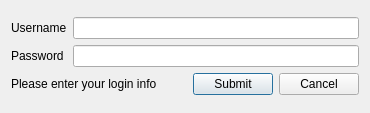
<?xml version="1.0" encoding="UTF-8"?>
<ui version="4.0">
 <class>LoginDialog</class>
 <widget class="QDialog" name="LoginDialog">
  <property name="geometry">
   <rect>
    <x>0</x>
    <y>0</y>
    <width>370</width>
    <height>113</height>
   </rect>
  </property>
  <property name="sizePolicy">
   <sizepolicy hsizetype="Fixed" vsizetype="Preferred">
    <horstretch>0</horstretch>
    <verstretch>0</verstretch>
   </sizepolicy>
  </property>
  <property name="windowTitle">
   <string>Log In</string>
  </property>
  <layout class="QVBoxLayout" name="verticalLayout_2">
   <item>
    <layout class="QVBoxLayout" name="verticalLayout">
     <item>
      <layout class="QHBoxLayout" name="horizontalLayout_4">
       <item>
        <widget class="QLabel" name="username_label">
         <property name="text">
          <string>Username</string>
         </property>
        </widget>
       </item>
       <item>
        <widget class="QLineEdit" name="username_line_edit"/>
       </item>
      </layout>
     </item>
     <item>
      <layout class="QHBoxLayout" name="horizontalLayout">
       <item>
        <widget class="QLabel" name="password_label">
         <property name="text">
          <string>Password </string>
         </property>
        </widget>
       </item>
       <item>
        <widget class="QLineEdit" name="password_line_edit">
         <property name="maxLength">
          <number>20</number>
         </property>
         <property name="echoMode">
          <enum>QLineEdit::Password</enum>
         </property>
         <property name="cursorPosition">
          <number>0</number>
         </property>
         <property name="placeholderText">
          <string/>
         </property>
         <property name="clearButtonEnabled">
          <bool>false</bool>
         </property>
        </widget>
       </item>
      </layout>
     </item>
     <item>
      <layout class="QHBoxLayout" name="horizontalLayout_3">
       <item>
        <widget class="QLabel" name="message_label">
         <property name="text">
          <string>Please enter your login info</string>
         </property>
        </widget>
       </item>
       <item alignment="Qt::AlignRight">
        <widget class="QPushButton" name="submit_button">
         <property name="sizePolicy">
          <sizepolicy hsizetype="Fixed" vsizetype="Fixed">
           <horstretch>0</horstretch>
           <verstretch>0</verstretch>
          </sizepolicy>
         </property>
         <property name="text">
          <string>Submit</string>
         </property>
        </widget>
       </item>
       <item>
        <widget class="QPushButton" name="cancel_button">
         <property name="sizePolicy">
          <sizepolicy hsizetype="Maximum" vsizetype="Fixed">
           <horstretch>0</horstretch>
           <verstretch>0</verstretch>
          </sizepolicy>
         </property>
         <property name="text">
          <string>Cancel</string>
         </property>
        </widget>
       </item>
      </layout>
     </item>
    </layout>
   </item>
  </layout>
 </widget>
 <resources/>
 <connections/>
</ui>
